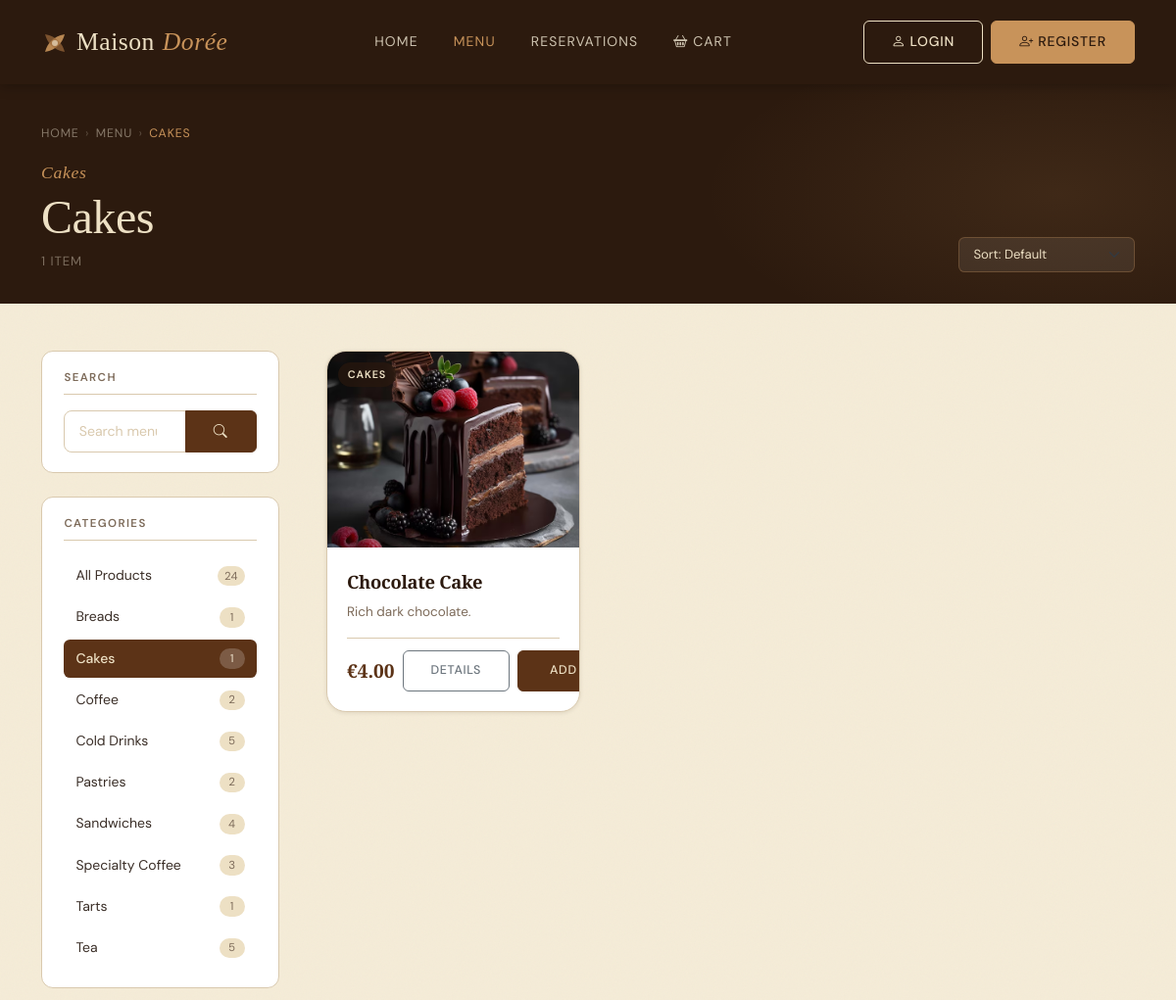
Before: /products.php?category_id=2 (upper part) with the older database file.
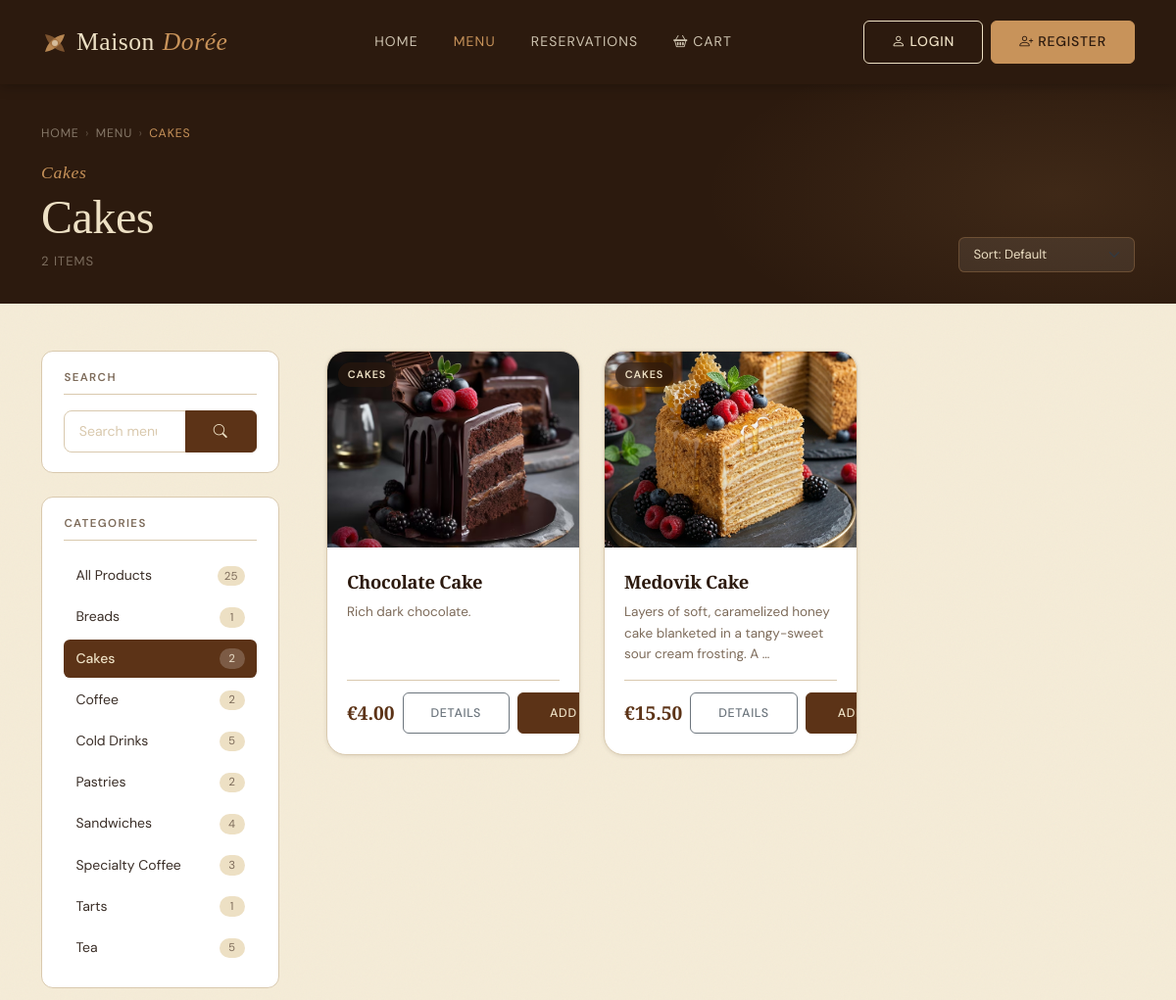
After: the same page with the newer database file.
### tables this page shows
CREATE TABLE `categories` (
  `id` int(11) NOT NULL,
  `name` varchar(50) NOT NULL
);

CREATE TABLE `products` (
  `id` int(11) NOT NULL,
  `category_id` int(11) DEFAULT NULL,
  `name` varchar(100) NOT NULL,
  `description` text DEFAULT NULL,
  `price` decimal(10,2) NOT NULL,
  `image_url` varchar(255) DEFAULT NULL
);

### db_connect.php (called while the page is built, shortened)
<?php
function db(): PDO {
    static $pdo = null;
    if ($pdo !== null) return $pdo;
    $dsn = sprintf('mysql:host=%s;port=%s;dbname=%s;charset=%s', DB_HOST, DB_PORT, DB_NAME, DB_CHARSET);
    $options = [
        PDO::ATTR_ERRMODE            => PDO::ERRMODE_EXCEPTION,
        PDO::ATTR_DEFAULT_FETCH_MODE => PDO::FETCH_ASSOC,
        PDO::ATTR_EMULATE_PREPARES   => false,
    ];
    try {
        $pdo = new PDO($dsn, DB_USER, DB_PASS, $options);
    } catch (PDOException $e) {
        error_log($e->getMessage());
        exit('Connection failed.');
    }
    return $pdo;
}
function db_fetch_all(string $sql, array $params = []): array {
    $stmt = db()->prepare($sql);
    $stmt->execute($params);
    return $stmt->fetchAll();
}
function db_fetch_one(string $sql, array $params = []): ?array {
    $stmt = db()->prepare($sql);
    $stmt->execute($params);
    $row = $stmt->fetch();
    return $row !== false ? $row : null;
}
?>

### products.php (the view, shortened to what the rows shown need)
<?php
require_once 'db_connect.php';
$categoryId = filter_input(INPUT_GET, 'category_id', FILTER_VALIDATE_INT, [
    'options' => ['min_range' => 1],
]);
$searchQuery = trim(strip_tags($_GET['q'] ?? ''));
$sortRaw     = $_GET['sort'] ?? 'default';
$page        = max(1, (int) ($_GET['page'] ?? 1));
$perPage     = 9;
$sortOptions = [
    'default'     => 'p.id ASC',
    'name_asc'    => 'p.name ASC',
    'name_desc'   => 'p.name DESC',
    'price_asc'   => 'p.price ASC',
    'price_desc'  => 'p.price DESC',
];
$sortCol = $sortOptions[$sortRaw] ?? $sortOptions['default'];
$currentCategory = null;
if ($categoryId) {
    $currentCategory = db_fetch_one(
        'SELECT id, name FROM categories WHERE id = :id LIMIT 1',
        [':id' => $categoryId]
    );
}
$allCategories = db_fetch_all(
    'SELECT
         c.id,
         c.name,
         COUNT(p.id) AS product_count
     FROM categories c
     LEFT JOIN products p ON p.category_id = c.id
     GROUP BY c.id, c.name
     ORDER BY c.name ASC'
);
$whereClauses = ['1=1'];
$params       = [];
if ($categoryId) {
    $whereClauses[] = 'p.category_id = :cid';
    $params[':cid'] = $categoryId;
}
$whereSQL = 'WHERE ' . implode(' AND ', $whereClauses);
$totalProducts = (int) db_fetch_one(
    "SELECT COUNT(*) AS cnt
       FROM products p
       JOIN categories c ON c.id = p.category_id
      $whereSQL",
    $params
)['cnt'];
$totalPages = max(1, (int) ceil($totalProducts / $perPage));
$page       = min($page, $totalPages);
$offset     = ($page - 1) * $perPage;
$products = db_fetch_all(
    "SELECT
         p.id,
         p.name,
         p.description,
         p.price,
         p.image_url,
         c.name AS category_name,
         c.id   AS category_id
     FROM products p
     JOIN categories c ON c.id = p.category_id
    $whereSQL
     ORDER BY $sortCol
     LIMIT :lim OFFSET :off",
    array_merge($params, [':lim' => $perPage, ':off' => $offset])
);
function buildUrl(array $overrides = []): string
{
    $base = [
        'category_id' => $_GET['category_id'] ?? null,
        'q'           => $_GET['q']           ?? null,
        'sort'        => $_GET['sort']         ?? null,
        'page'        => $_GET['page']         ?? null,
    ];
    $merged = array_filter(array_merge($base, $overrides), fn($v) => $v !== null && $v !== '');
    return 'products.php?' . http_build_query($merged);
}
require_once __DIR__ . '/header.php';
?>
<section class="prod-hero" aria-labelledby="prod-hero-heading">
    <div class="container position-relative z-1">
        <nav aria-label="Breadcrumb" class="prod-breadcrumb mb-3">
            <a href="index.php">Home</a>
            <span aria-hidden="true">›</span>
            <a href="categories.php">Menu</a>
            <?php if ($currentCategory): ?>
                <span aria-hidden="true">›</span>
                <span aria-current="page"><?= htmlspecialchars($currentCategory['name']) ?></span>
            <?php else: ?>
                <span aria-hidden="true">›</span>
                <span aria-current="page">All Products</span>
            <?php endif; ?>
        </nav>
        <div class="row align-items-end g-3">
            <div class="col">
                <span class="label-script">
                    <?= $currentCategory ? htmlspecialchars($currentCategory['name']) : 'Everything' ?>
                </span>
                <h1 class="prod-hero__title" id="prod-hero-heading">
                    <?php if ($searchQuery !== ''): ?>
                        Results for "<em><?= htmlspecialchars($searchQuery) ?></em>"
                    <?php elseif ($currentCategory): ?>
                        <?= htmlspecialchars($currentCategory['name']) ?>
                    <?php else: ?>
                        All <em>Products</em>
                    <?php endif; ?>
                </h1>
                <p class="prod-hero__meta" aria-live="polite">
                    <?= $totalProducts ?> item<?= $totalProducts !== 1 ? 's' : '' ?>
                </p>
            </div>
        </div>
    </div>
</section>
<div class="container prod-layout py-5">
    <div class="row g-5">
        <aside class="col-12 col-lg-3" aria-label="Category filter">
            <div class="prod-sidebar-block mb-4">
                <h2 class="prod-sidebar-block__title">Search</h2>
            </div>
            <div class="prod-sidebar-block">
                <h2 class="prod-sidebar-block__title">Categories</h2>
                <nav aria-label="Filter by category">
                    <ul class="prod-cat-list" role="list">
                        <?php foreach ($allCategories as $cat): ?>
                            <li role="listitem">
                                <a
                                    href="<?= buildUrl(['category_id' => $cat['id'], 'page' => null]) ?>"
                                    class="prod-cat-list__item <?= (int)($currentCategory['id'] ?? 0) === (int)$cat['id'] ? 'prod-cat-list__item--active' : '' ?>"
                                    aria-current="<?= (int)($currentCategory['id'] ?? 0) === (int)$cat['id'] ? 'page' : 'false' ?>">
                                    <span class="prod-cat-list__name">
                                        <?= htmlspecialchars($cat['name']) ?>
                                    </span>
                                    <span class="prod-cat-list__count">
                                        <?= (int) $cat['product_count'] ?>
                                    </span>
                                </a>
                            </li>
                        <?php endforeach; ?>
                    </ul>
                </nav>
            </div>
        </aside>
        <main class="col-12 col-lg-9" id="products-grid" aria-label="Products">
            <?php if (empty($products)): ?>
                <div class="prod-empty" role="status" aria-live="polite">
                    <i class="bi bi-bag-x prod-empty__icon" aria-hidden="true"></i>
                    <h2 class="prod-empty__title">
                        <?= $searchQuery !== ''
                            ? 'No results for "' . htmlspecialchars($searchQuery) . '"'
                            : 'No products available' ?>
                    </h2>
                    <p class="prod-empty__body">
                        <?= $searchQuery !== ''
                            ? 'Try a different search term, or browse a category below.'
                            : 'Check back soon — our bakers are hard at work!' ?>
                    </p>
                    <div class="d-flex gap-3 justify-content-center flex-wrap mt-3">
                        <a href="categories.php" class="btn btn-primary">Browse All Categories</a>
                        <?php if ($searchQuery !== '' || $categoryId): ?>
                            <a href="products.php" class="btn btn-ghost">Clear Filters</a>
                        <?php endif; ?>
                    </div>
                </div>
            <?php else: ?>
                <div class="row g-4" id="productGrid">
                    <?php foreach ($products as $index => $product):
                        $price = number_format((float)$product['price'], 2);
                        $imgSrc = !empty($product['image_url'])
                            ? 'images/' . htmlspecialchars($product['image_url'], ENT_QUOTES)
                            : 'images/placeholder.jpg';
                    ?>
                        <div
                            class="col-12 col-sm-6 col-xl-4"
                            style="--p-delay:<?= $index * 0.06 ?>s">
                            <article
                                class="prod-card"
                                aria-label="<?= htmlspecialchars($product['name']) ?>, €<?= $price ?>">
                                <a
                                    href="product_details.php?id=<?= (int) $product['id'] ?>"
                                    class="prod-card__thumb-link"
                                    tabindex="-1"
                                    aria-hidden="true">
                                    <img
                                        src="<?= $imgSrc ?>"
                                        alt="<?= htmlspecialchars($product['name']) ?>"
                                        class="prod-card__img card-img-top"
                                        loading="lazy"
                                        width="400"
                                        height="200"
                                        onerror="this.onerror=null; this.src='images/placeholder.jpg';">
                                    <span class="prod-card__category-ribbon">
                                    </span>
                                </a>
                                <div class="prod-card__body">
                                    <h3 class="prod-card__name">
                                        <a
                                            href="product_details.php?id=<?= (int) $product['id'] ?>"
                                            class="prod-card__name-link">
                                            <?= htmlspecialchars($product['name']) ?>
                                        </a>
                                    </h3>
                                    <?php if (!empty($product['description'])): ?>
                                        <p class="prod-card__desc">
                                            <?= htmlspecialchars(
                                                mb_strimwidth($product['description'], 0, 90, '…')
                                            ) ?>
                                        </p>
                                    <?php endif; ?>
                                    <div class="prod-card__footer">
                                        <span class="prod-card__price" aria-label="Price: €<?= $price ?>">
                                            €<?= $price ?>
                                        </span>
                                        <div class="d-flex gap-2 align-items-center">
                                            <a
                                                href="product_details.php?id=<?= (int) $product['id'] ?>"
                                                class="btn btn-outline-secondary btn-sm prod-card__cta"
                                                aria-label="View details for <?= htmlspecialchars($product['name']) ?>">
                                                Details
                                            </a>
                                            <a
                                                href="addtocart.php?id=<?= (int) $product['id'] ?>"
                                                class="btn btn-primary btn-sm prod-card__cta"
                                                aria-label="Add <?= htmlspecialchars($product['name']) ?> to cart">
                                                <i class="bi bi-basket-plus me-1" aria-hidden="true"></i>Add
                                            </a>
                                        </div>
                                    </div>
                                </div>
                            </article>
                        </div>
                    <?php endforeach; ?>
                </div>
            <?php endif; ?>
        </main>
    </div>
</div>
<?php require_once __DIR__ . '/footer.php'; ?>

Changed rows visible on the page:
computed for categories "Cakes": product_count "1" → "2"
added products: image_url (picture), name "Medovik Cake", description "Layers of soft, caramelized honey cake blanketed in a tangy-sweet sour cream frosting. A …", price "15.50"
Other visible differences:
$totalProducts: "1" → "2"
array_sum(array_column($allCategories, 'product_count')): "24" → "25"
text now shown: "S"
